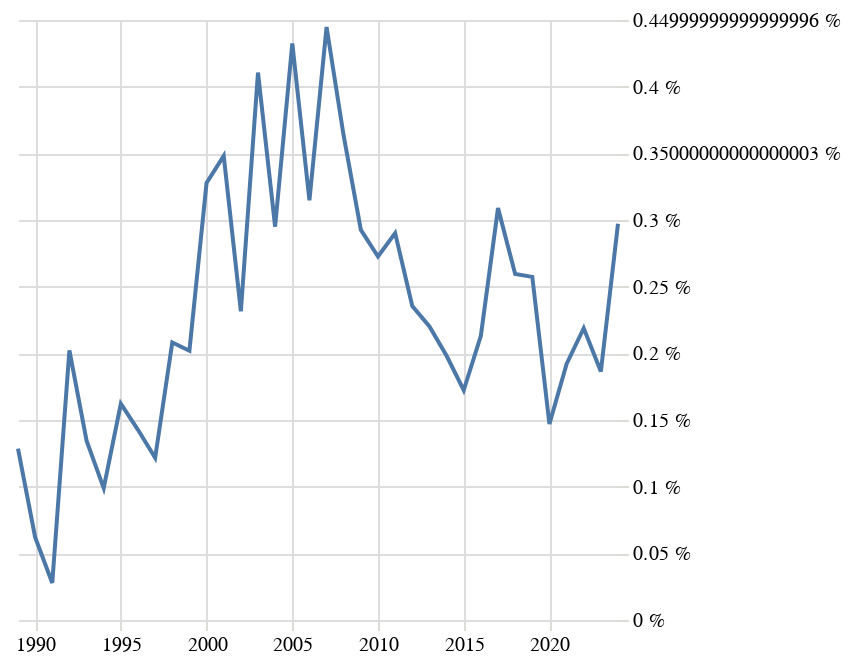

Notebook code cell kept with this figure:
### Code cell
grafik("aforismy")

### Figure 1 — Vega-Lite specification as saved in the notebook (floating-point values rounded to 4 significant figures)
{"config": {"title": {"font": "Noticia Text", "fontSize": 14, "anchor": "start", "lineHeight": 21, "fontWeight": "bolder", "subtitleFont": "Noticia Text", "subtitleFontSize": 12, "subtitlePadding": 12, "dy": -12}, "axis": {"labelFont": "Asap", "titleFont": "Asap", "fontWeight": "lighter", "titleFontWeight": "lighter", "labelFontSize": 10, "titleFontSize": 10, "labelPadding": 2, "titlePadding": 10, "domainOpacity": 0, "tickColor": "#DCDDD6"}, "legend": {"labelFont": "Asap", "labelFontWeight": "normal", "titleFont": "Asap", "titleFontWeight": "normal", "labelFontSize": 10, "titleFontSize": 10}, "view": {"stroke": "transparent"}}, "data": {"name": "data-fac5802f82a8b471eeab8a3852c1f69a"}, "mark": {"type": "line"}, "encoding": {"x": {"axis": {"title": null}, "field": "rok", "type": "temporal"}, "y": {"axis": {"domainOpacity": 0, "labelExpr": "datum.label * 100 + ' %'", "orient": "right", "tickColor": "#DCDDD6", "title": null}, "field": "podil", "type": "quantitative"}}, "$schema": "https://vega.github.io/schema/vega-lite/v5.8.0.json", "datasets": {"data-fac5802f82a8b471eeab8a3852c1f69a": [{"pocet": 4, "rok": "1989-01-01T00:00:00", "len_right": 3114, "podil": 0.001285, "zanr": "aforismy"}, {"pocet": 2, "rok": "1990-01-01T00:00:00", "len_right": 3219, "podil": 0.0006213, "zanr": "aforismy"}, {"pocet": 1, "rok": "1991-01-01T00:00:00", "len_right": 3599, "podil": 0.0002779, "zanr": "aforismy"}, {"pocet": 9, "rok": "1992-01-01T00:00:00", "len_right": 4450, "podil": 0.002022, "zanr": "aforismy"}, {"pocet": 8, "rok": "1993-01-01T00:00:00", "len_right": 5949, "podil": 0.001345, "zanr": "aforismy"}, {"pocet": 6, "rok": "1994-01-01T00:00:00", "len_right": 6066, "podil": 0.0009891, "zanr": "aforismy"}, {"pocet": 11, "rok": "1995-01-01T00:00:00", "len_right": 6783, "podil": 0.001622, "zanr": "aforismy"}, {"pocet": 10, "rok": "1996-01-01T00:00:00", "len_right": 7011, "podil": 0.001426, "zanr": "aforismy"}, {"pocet": 9, "rok": "1997-01-01T00:00:00", "len_right": 7394, "podil": 0.001217, "zanr": "aforismy"}, {"pocet": 15, "rok": "1998-01-01T00:00:00", "len_right": 7207, "podil": 0.002081, "zanr": "aforismy"}, {"pocet": 15, "rok": "1999-01-01T00:00:00", "len_right": 7427, "podil": 0.00202, "zanr": "aforismy"}, {"pocet": 25, "rok": "2000-01-01T00:00:00", "len_right": 7627, "podil": 0.003278, "zanr": "aforismy"}, {"pocet": 27, "rok": "2001-01-01T00:00:00", "len_right": 7757, "podil": 0.003481, "zanr": "aforismy"}, {"pocet": 18, "rok": "2002-01-01T00:00:00", "len_right": 7774, "podil": 0.002315, "zanr": "aforismy"}, {"pocet": 33, "rok": "2003-01-01T00:00:00", "len_right": 8037, "podil": 0.004106, "zanr": "aforismy"}, {"pocet": 25, "rok": "2004-01-01T00:00:00", "len_right": 8475, "podil": 0.00295, "zanr": "aforismy"}, {"pocet": 38, "rok": "2005-01-01T00:00:00", "len_right": 8788, "podil": 0.004324, "zanr": "aforismy"}, {"pocet": 29, "rok": "2006-01-01T00:00:00", "len_right": 9214, "podil": 0.003147, "zanr": "aforismy"}, {"pocet": 42, "rok": "2007-01-01T00:00:00", "len_right": 9444, "podil": 0.004447, "zanr": "aforismy"}, {"pocet": 35, "rok": "2008-01-01T00:00:00", "len_right": 9641, "podil": 0.00363, "zanr": "aforismy"}, {"pocet": 27, "rok": "2009-01-01T00:00:00", "len_right": 9229, "podil": 0.002926, "zanr": "aforismy"}, {"pocet": 26, "rok": "2010-01-01T00:00:00", "len_right": 9537, "podil": 0.002726, "zanr": "aforismy"}, {"pocet": 28, "rok": "2011-01-01T00:00:00", "len_right": 9651, "podil": 0.002901, "zanr": "aforismy"}, {"pocet": 22, "rok": "2012-01-01T00:00:00", "len_right": 9342, "podil": 0.002355, "zanr": "aforismy"}, {"pocet": 21, "rok": "2013-01-01T00:00:00", "len_right": 9539, "podil": 0.002201, "zanr": "aforismy"}, {"pocet": 19, "rok": "2014-01-01T00:00:00", "len_right": 9588, "podil": 0.001982, "zanr": "aforismy"}, {"pocet": 17, "rok": "2015-01-01T00:00:00", "len_right": 9866, "podil": 0.001723, "zanr": "aforismy"}, {"pocet": 20, "rok": "2016-01-01T00:00:00", "len_right": 9384, "podil": 0.002131, "zanr": "aforismy"}, {"pocet": 29, "rok": "2017-01-01T00:00:00", "len_right": 9388, "podil": 0.003089, "zanr": "aforismy"}, {"pocet": 25, "rok": "2018-01-01T00:00:00", "len_right": 9636, "podil": 0.002594, "zanr": "aforismy"}, {"pocet": 24, "rok": "2019-01-01T00:00:00", "len_right": 9326, "podil": 0.002573, "zanr": "aforismy"}, {"pocet": 13, "rok": "2020-01-01T00:00:00", "len_right": 8842, "podil": 0.00147, "zanr": "aforismy"}, {"pocet": 17, "rok": "2021-01-01T00:00:00", "len_right": 8852, "podil": 0.00192, "zanr": "aforismy"}, {"pocet": 19, "rok": "2022-01-01T00:00:00", "len_right": 8680, "podil": 0.002189, "zanr": "aforismy"}, {"pocet": 15, "rok": "2023-01-01T00:00:00", "len_right": 8048, "podil": 0.001864, "zanr": "aforismy"}, {"pocet": 21, "rok": "2024-01-01T00:00:00", "len_right": 7068, "podil": 0.002971, "zanr": "aforismy"}]}}
